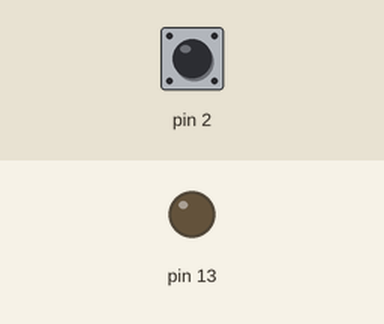
Simulated run of this sketch. Board: Arduino Uno, built with avr-gcc and run on an emulated ATmega328P. On the bench: output pins drawn as LEDs (lit = HIGH). The inputs (shaded band) are chosen by the test bench; at power-on: pin 2 HIGH.

Above: at 1.2 s.
1.3 s: pin 2 pulled LOW for 0.15 s
At 1.37 s:
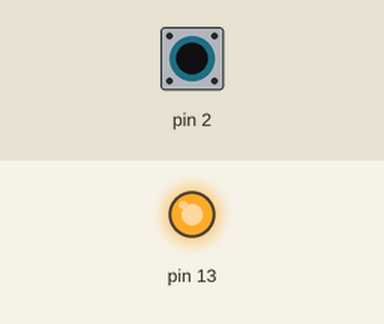
2.9 s: pin 2 pulled LOW for 3.2 s
At 7.2 s:
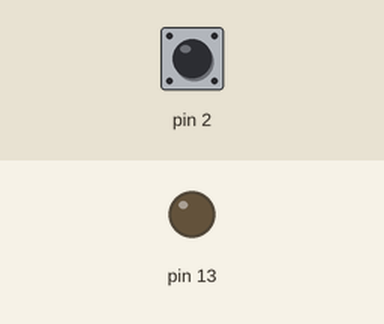
Timing chart, 0 to 8.7 s (numbered marks = the images above; inputs shaded):
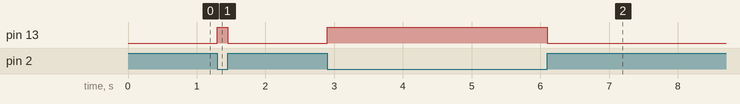

Measured:
- after the input at 1.3 s, pin 13: LOW → HIGH at once, → LOW 0.15 s later
- after the input at 2.9 s, pin 13: LOW → HIGH at once, → LOW 3.2 s later

The sketch:

toggle_LED.ino
```cpp
void setup() {
    pinMode(13 , OUTPUT);
    pinMode(2 , INPUT_PULLUP);
    digitalWrite(13, LOW);
}

void loop() {
    int key_val= 0;
    while(1) {
	    key_val= digitalRead(2);
	    if(key_val==LOW) { digitalWrite(13, HIGH); }
	    else { digitalWrite(13, LOW); }
    }
}
```
